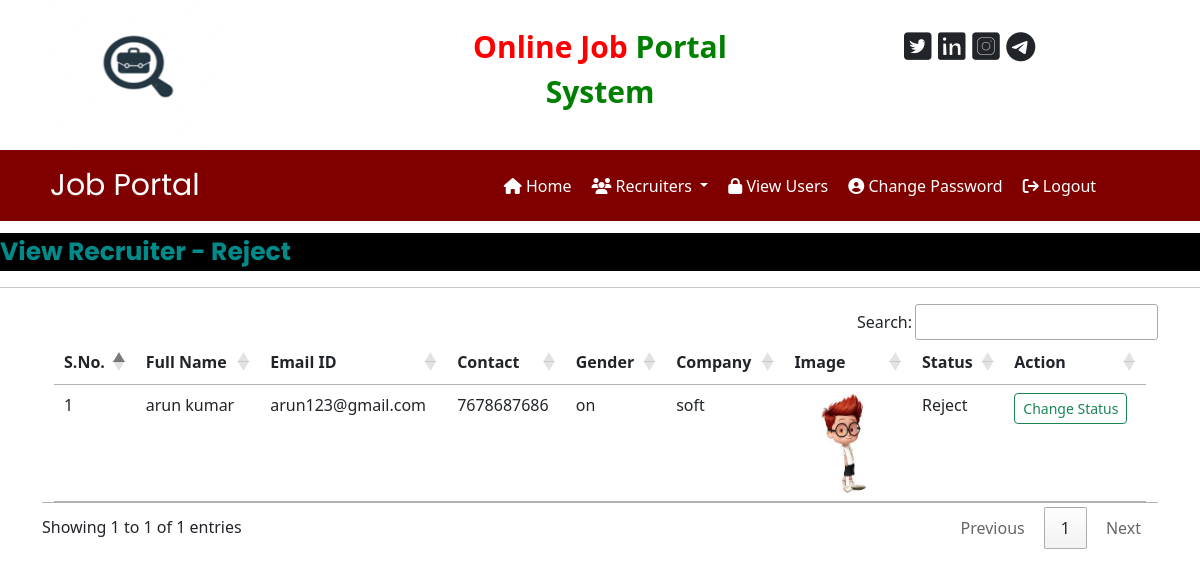
/recruiter_rejected (signed in), run on the app's committed database.
### jobapp/models.py (models this page shows, shortened)
class Recruiter(models.Model):
    user = models.ForeignKey(User,on_delete=models.CASCADE)
    mobile = models.CharField(max_length=15,null=True)
    image = models.FileField(null=True)
    gender = models.CharField(max_length=10,null=True)
    company = models.CharField(max_length=100,null=True)
    type = models.CharField(max_length=15,null=True)
    status = models.CharField(max_length=20,null=True)

### jobapp/views.py (the view)
# urls.py: path('recruiter_rejected',recruiter_rejected,name='recruiter_rejected'),
def recruiter_rejected(request):
    if not request.user.is_authenticated:
        return redirect('admin_login')
    data = Recruiter.objects.filter(status = 'Reject')
    d = {'data':data}
    return render(request,'recruiter_rejected.html',d)

### jobapp/templates/recruiter_rejected.html
{% load static %}
{% block content %}
{% include 'admin_navigation.html' %}
<marquee behavior="" direction="" style="font-family: Poppins,sans-serif;font-size: 25px;color: darkcyan;background-color: black;font-weight: bold;margin-top: 1%;">
    View Recruiter  -  Reject
</marquee>
<hr>
<div class="container">
<table class="table table-hover container" id="example">
    <thead>
        <tr style="background-color: #000080;color: white;">
            <th>S.No.</th>
            <th>Full Name</th>
            <th>Email ID</th>
            <th>Contact</th>
            <th>Gender</th>
            <th>Company</th>
            <th>Image</th>
            <th>Status</th>
            <th>Action</th>
        </tr>
    </thead>
    <tbody>
        {% for i in data %}
        <tr style="background-color: #DEB887;">
            <td>{{forloop.counter}}</td>
            <td>{{ i.user.first_name }} {{ i.user.last_name }}</td>
            <td>{{i.user.username}}</td>
            <td>{{i.mobile}}</td>
            <td>{{i.gender}}</td>
            <td>{{i.company}}</td>
            <td><img src="{{i.image.url}}" style="width:100px;height:100px;border-radius: 50%;" ></td>
            <td>{{i.status}}</td>
            <td><a href="{% url 'change_status' i.id %}" class="btn btn-outline-success btn-sm">Change Status</a></td>
        </tr>
        {% endfor %}
    </tbody>
</table>
</div>
{% endblock %}

### data on the page
Recruiter: user.first_name "arun", user.last_name "kumar", user.username "arun123@gmail.com", mobile "7678687686", gender "on", company "soft", image (picture), status "Reject"
